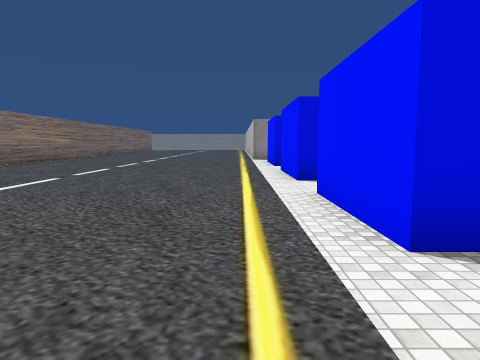
view 1 (above)

24 first-person views from a walk through a Unity game level. The camera is 1.5 m above the floor, tilts 6° down and sees 70° across. The floor is counted in squares, 2 m on a side. Each view is taken from the middle of a square. On the plan, view 1 faces up. The plan holds only what a view shows up to about 11 squares ahead; the rest is blank. The place goes on beyond the plan. The player character is not drawn. Some surface patterns are stand-ins.

view 2
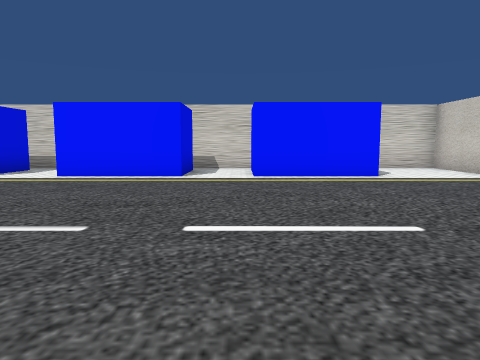

view 3
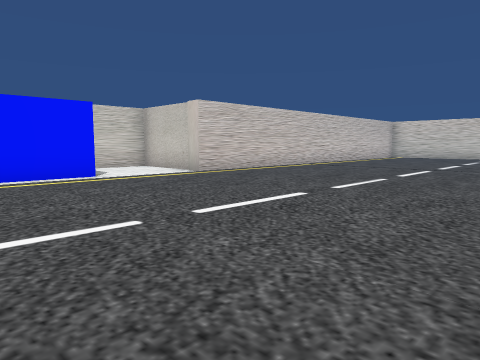

view 4
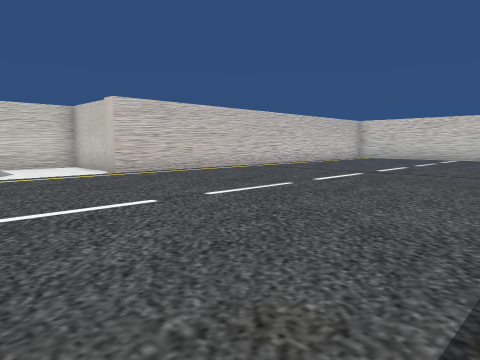

view 5
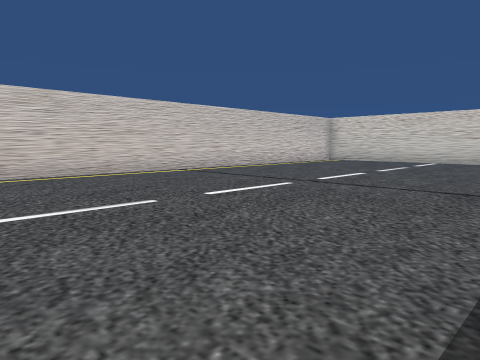

view 6
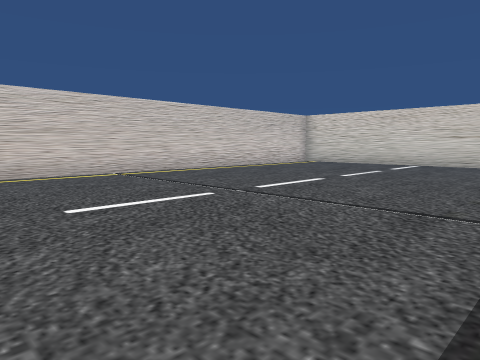

view 7
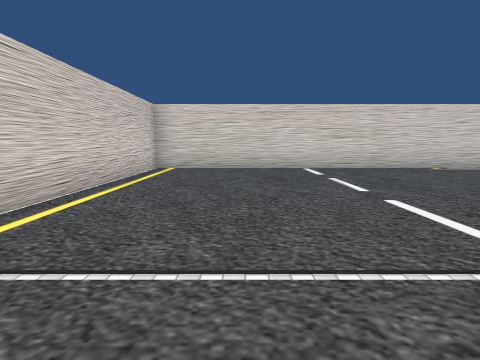

view 8
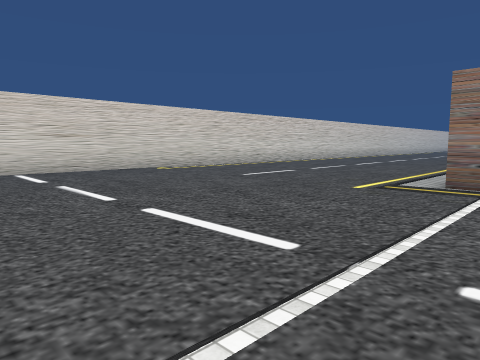

view 9
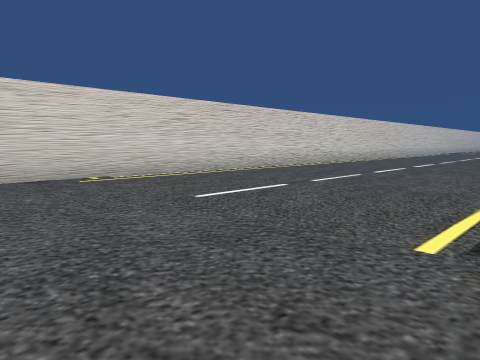

view 10
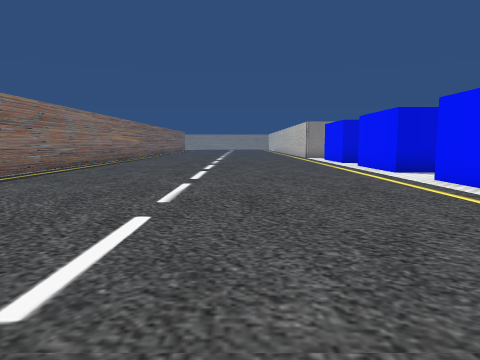

view 11
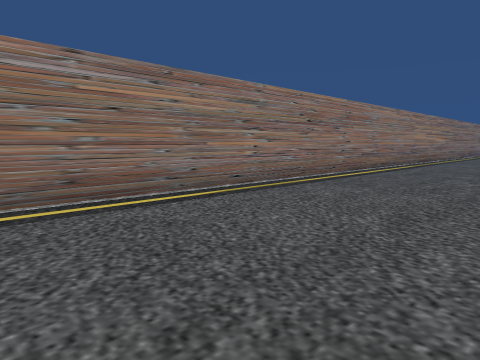

view 12
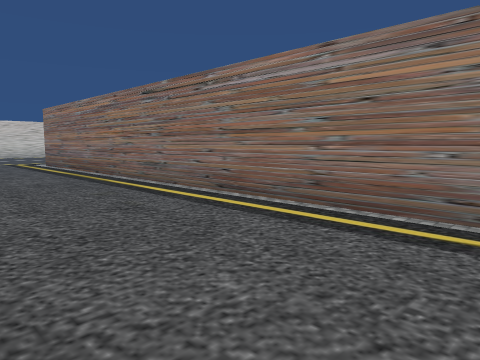

view 13
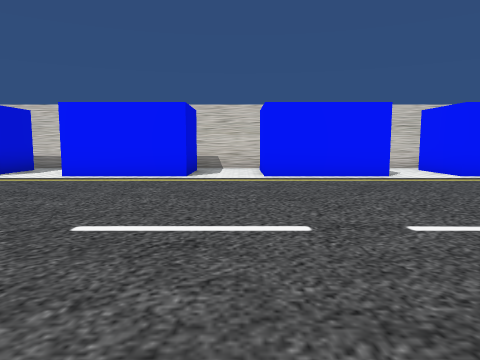

view 14
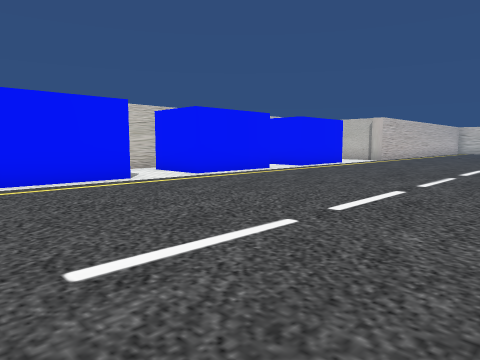

view 15
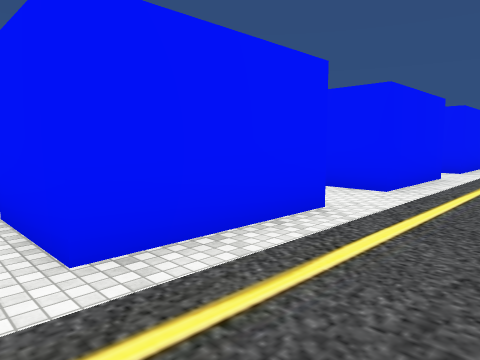

view 16
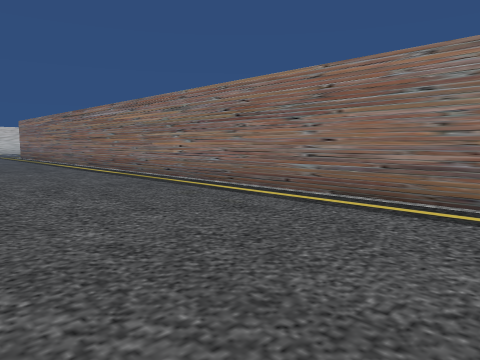

view 17
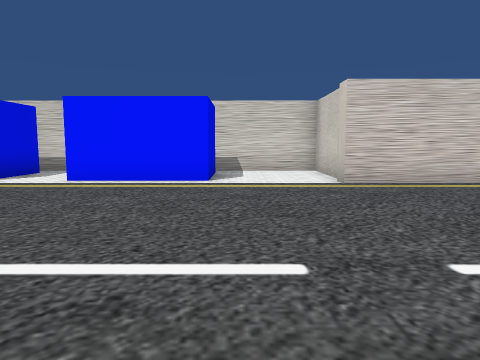

view 18
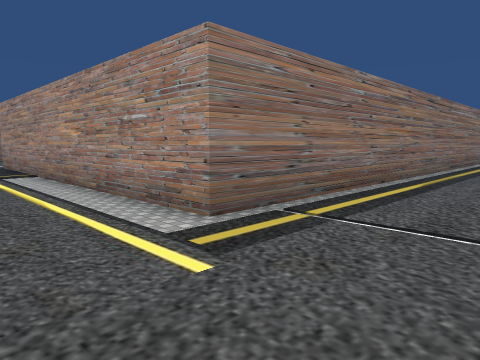

view 19
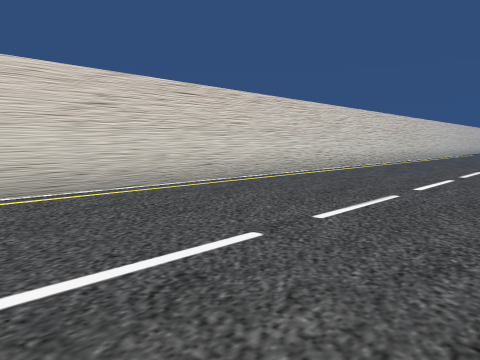

view 20
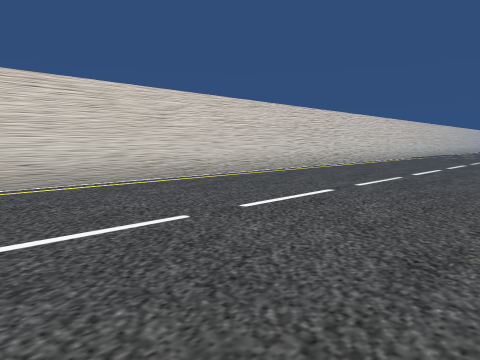

view 21
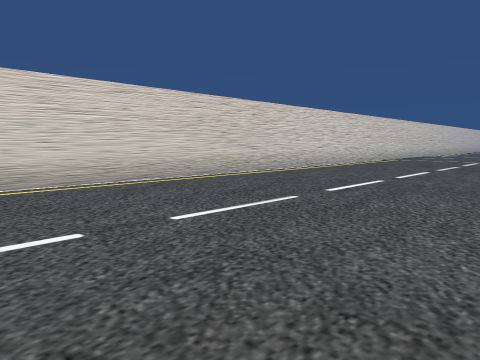

view 22
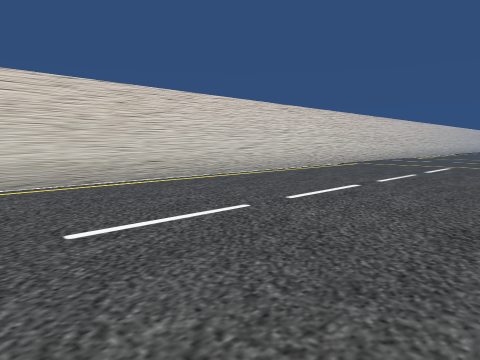

view 23
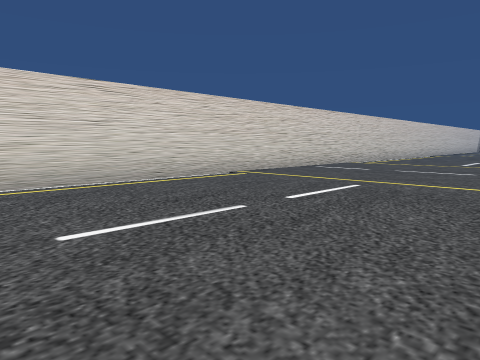

view 24
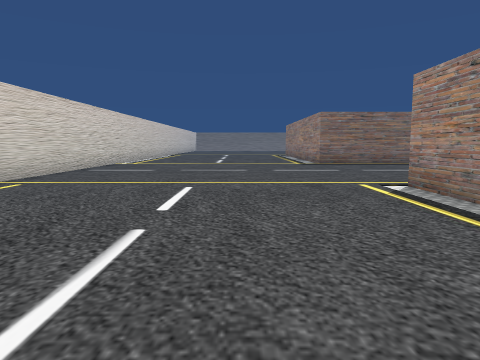

### Floor plan
Points are (right, up) in squares from view 1. A wall is a line through its corners. A room is listed if a view was taken in it or the views show most of it. See-through windows are left out.
Room 1 (views 1, 2, 3, 4, 5, 6, 7, 8, 9, 10, 11, 12, 13, 14, 15, 16, 17, 18, 19, 20, 21, 22, 23, 24)
walls: (-32.4, -10.9) (-34.4, -10.9); (-8.8, 10.2) (-8.8, -10.7) (-18.8, -10.7); (1.4, -5.2) (4, -5.2) (4, -2.2); (3.2, -2.3) (1.2, -2.3) (1.2, 0.7) (3.2, 0.7); (-39.1, -18.8) (0.7, -18.8) (0.7, -5) (1.2, -5); (3.2, 2.4) (1.2, 2.4) (1.2, 5.4) (3.2, 5.4); (4, 0.2) (4, 2.9); (4, 5.2) (4, 7.8); (3.2, 7.3) (1.2, 7.3) (1.2, 10.3) (3.2, 10.3)

Where each view was taken, in squares from view 1:
view 1: 0 up, 0 right, facing up
view 2: 1 up, 7 left, facing right
view 3: 1 up, 7 left, facing down-right
view 4: 1 down, 8 left, facing down-right
view 5: 4 down, 8 left, facing down-right
view 6: 6 down, 8 left, facing down-right
view 7: 8 down, 2 left, facing down
view 8: 9 down, 2 left, facing down-left
view 9: 11 down, 5 left, facing down-left
view 10: 2 down, 3 left, facing up
view 11: 1 down, 4 left, facing up-left
view 12: 3 up, 5 left, facing down-left
view 13: 6 up, 7 left, facing right
view 14: 11 up, 6 left, facing down-right
view 15: 11 up, 1 left, facing down-right
view 16: 11 up, 4 left, facing down-left
view 17: 3 down, 6 left, facing right
view 18: 13 down, 6 left, facing up-left
view 19: 13 down, 8 left, facing down-left
view 20: 12 down, 14 left, facing down-left
view 21: 12 down, 18 left, facing down-left
view 22: 12 down, 22 left, facing down-left
view 23: 12 down, 28 left, facing down-left
view 24: 14 down, 28 left, facing left
